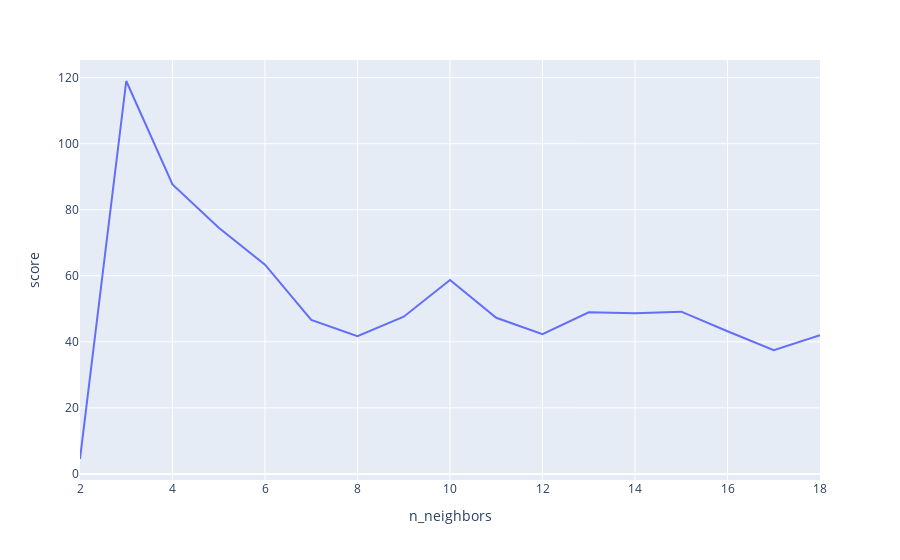

Here is the notebook cell this chart was saved with:
### Code cell
import pandas as pd
import plotly.express as px
df = pd.DataFrame()
df["score"] = score
df["n_neighbors"] = range(2,19)
px.line(df, x="n_neighbors", y="score" )

### Figure 1 — Plotly figure (JSON) as saved in the notebook; plotly's stock layout.template omitted (floating-point values rounded to 4 significant figures)
{"data": [{"hovertemplate": "n_neighbors=%{x}<br>score=%{y}<extra></extra>", "legendgroup": "", "line": {"color": "#636efa", "dash": "solid"}, "marker": {"symbol": "circle"}, "mode": "lines", "name": "", "orientation": "v", "showlegend": false, "type": "scatter", "x": [2, 3, 4, 5, 6, 7, 8, 9, 10, 11, 12, 13, 14, 15, 16, 17, 18], "xaxis": "x", "y": [4.517, 119.0, 87.65, 74.52, 63.36, 46.65, 41.7, 47.59, 58.7, 47.28, 42.34, 48.92, 48.66, 49.14, 43.2, 37.49, 41.99], "yaxis": "y"}], "layout": {"legend": {"tracegroupgap": 0}, "margin": {"t": 60}, "xaxis": {"anchor": "y", "domain": [0, 1], "title": {"text": "n_neighbors"}}, "yaxis": {"anchor": "x", "domain": [0, 1], "title": {"text": "score"}}}}
